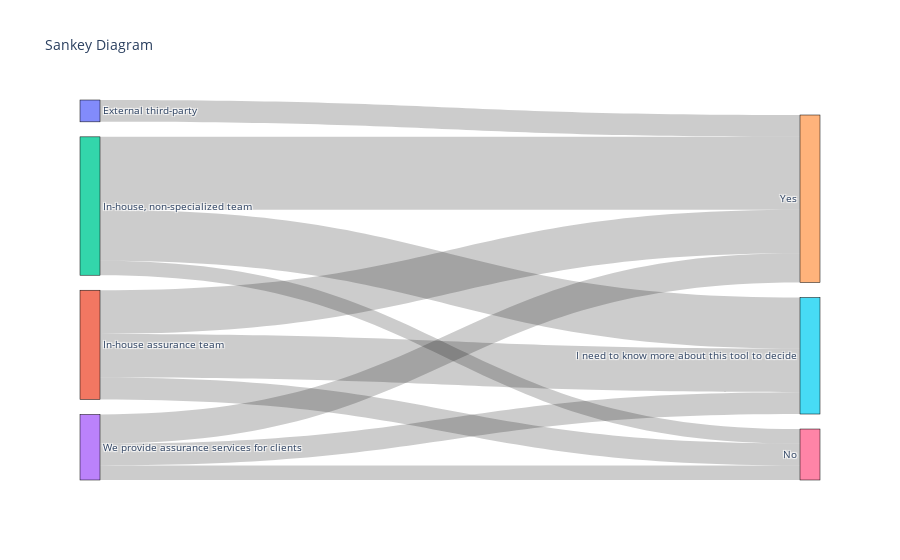

Notebook code for this chart:
### Code cell
source_column = 'Assurance_experience'
target_column = 'need_for_visual_tool'

plot_sankey(df, source_column, target_column)

### Figure 1 — Plotly figure (JSON) as saved in the notebook; plotly's stock layout.template omitted (floating-point values rounded to 4 significant figures)
{"data": [{"link": {"source": [0, 1, 1, 1, 2, 2, 2, 3, 3, 3], "target": [4, 5, 6, 4, 5, 6, 4, 5, 6, 4], "value": [3, 6, 3, 6, 7, 2, 10, 3, 2, 4]}, "node": {"label": ["External third-party", "In-house assurance team", "In-house, non-specialized team", "We provide assurance services for clients", "Yes", "I need to know more about this tool to decide", "No"], "line": {"color": "black", "width": 0.5}, "pad": 15, "thickness": 20}, "type": "sankey"}], "layout": {"font": {"size": 10}, "title": {"text": "Sankey Diagram"}}}
